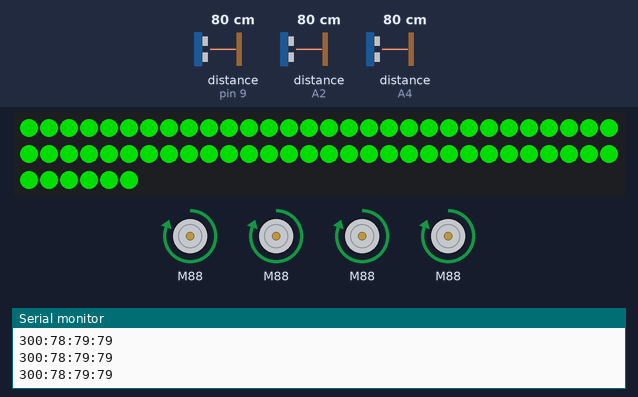
Simulated run of this sketch. Board: Arduino Uno, built with avr-gcc and run on an emulated ATmega328P. On the bench: 66 RGB LEDs in strip order, left to right, continuing on the next row, 4 × DC motor (green arrow = forward, orange = backward, longer = faster), the last lines printed to the serial monitor. Wiring (inferred from the names in the program): 3 × ultrasonic range finder: trigger pin 12, echo pin 9 / trigger A3, echo A2 / trigger A5, echo A4. Inputs (shaded band) come from the test bench; at power-on: distance to the obstacle (sensors on pin 9, A2, A4) 80 cm. The echo pulse lasts 58.3 µs per cm; dim RGB values are drawn brighter than linear.

Above: at 1.3 s.
1.4 s: distance to the obstacle (sensor on pin 9) set to 33 cm
2.9 s: distance to the obstacle (sensor on pin 9) set to 27 cm
At 4.0 s:
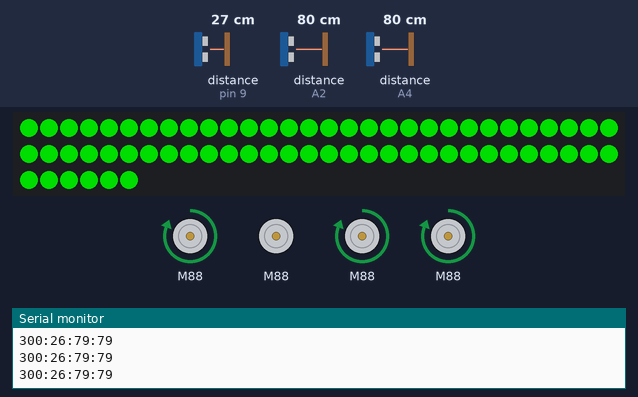
4.4 s: distance to the obstacle (sensor on A2) set to 33 cm
5.9 s: distance to the obstacle (sensor on A2) set to 27 cm
At 7.1 s:
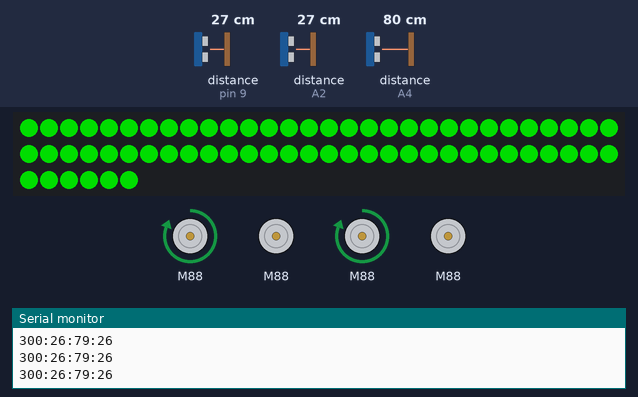
7.4 s: distance to the obstacle (sensor on A4) set to 34 cm
10.4 s: distance to the obstacle (sensor on A4) set to 28 cm
At 11.9 s:
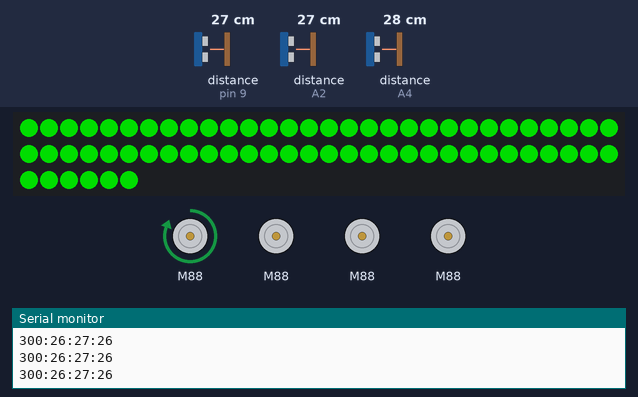
Timing chart, 0 to 12.9 s (numbered marks = the images above; inputs shaded):
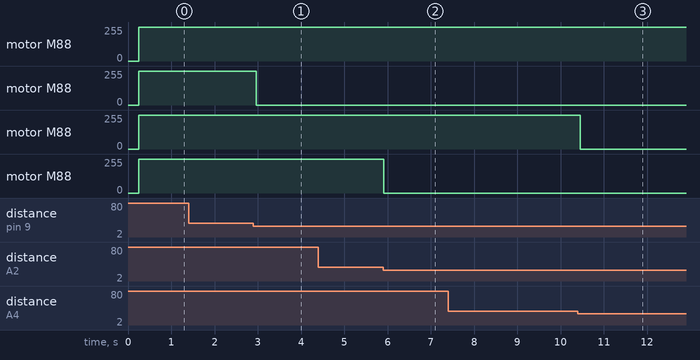

The sketch:

Main_Driver_Code_-_Multiple_Sensor_Combo.ino
```cpp
//Used Pins = 2,3,5,6,7,8,9,10,11,12,13,A2,A3,A4,A5


#include <Adafruit_NeoPixel.h>
#ifdef __AVR__
    #include <avr/power.h> // Required for 16 MHz Adafruit Trinket
#endif

// Which pin on the Arduino is connected to the NeoPixels?
#define PIN        10 // On Trinket or Gemma, suggest changing this to 1

// How many NeoPixels are attached to the Arduino?
#define NUMPIXELS 66 // Popular NeoPixel ring size


Adafruit_NeoPixel pixels(NUMPIXELS, PIN, NEO_GRB + NEO_KHZ800);

#define DELAYVAL 15 // Time (in milliseconds) to pause between pixels

#include <SparkFun_TB6612.h>

#define AIN1 88
#define AIN2 77

#define STBY 13

#define PWMA_1 6
#define PWMB_2 3
#define PWMA_3 11
#define PWMB_4 5

// defines pins numbers
const int trigPin_1 = 2;
const int echoPin_1 = 7;

const int trigPin_2 = 12;
const int echoPin_2 = 9;

const int trigPin_3 = A5;
const int echoPin_3 = A4;

const int trigPin_4 = A3;
const int echoPin_4 = A2;

const int offsetA = 1;
const int offsetB = 1;
const int offsetC = 1;
const int offsetD = 1;

// defines variables
long duration_1;
long duration_2;
long duration_3;
long duration_4;

int distance_1=300;
int distance_2;
int distance_3;
int distance_4;

int firstTime_1 = 1;
int firstTime_2 = 1;
int firstTime_3 = 1;
int firstTime_4 = 1;

Motor motor1 = Motor(AIN1, AIN2, PWMA_1, offsetA, STBY);
Motor motor2 = Motor(AIN1, AIN2, PWMB_2, offsetB, STBY);
Motor motor3 = Motor(AIN1, AIN2, PWMA_3, offsetC, STBY);
Motor motor4 = Motor(AIN1, AIN2, PWMB_4, offsetD, STBY);


void setup()
{
  #if defined(__AVR_ATtiny85__) && (F_CPU == 16000000)
      clock_prescale_set(clock_div_1);
  #endif

   pixels.begin(); // INITIALIZE NeoPixel strip object (REQUIRED)
  for(int i=0; i<NUMPIXELS; i++) { // For each pixel...

    // pixels.Color() takes RGB values, from 0,0,0 up to 255,255,255
    // Here we're using a moderately bright green color:
    pixels.setPixelColor(i, pixels.Color(0, 150, 0));

    pixels.show();   // Send the updated pixel colors to the hardware.
  }

  // END of Trinket-specific code.


  //pixels.begin(); // INITIALIZE NeoPixel strip object (REQUIRED)

  pinMode(trigPin_1, OUTPUT); // Sets the trigPin_1 as an Output
  pinMode(echoPin_1, INPUT);  // Sets the echoPin_1 as an Input

  pinMode(trigPin_2, OUTPUT); // Sets the trigPin_2 as an Output
  pinMode(echoPin_2, INPUT);  // Sets the echoPin_2 as an Input

  pinMode(trigPin_3, OUTPUT); // Sets the trigPin_4 as an Output
  pinMode(echoPin_3, INPUT);  // Sets the echoPin_4 as an Input

  pinMode(trigPin_4, OUTPUT); // Sets the trigPin_4 as an Output
  pinMode(echoPin_4, INPUT);  // Sets the echoPin_4 as an Input

  Serial.begin(9600);       // Starts the serial communication
}

void loop()
{
  delay(50);

  //pixels.clear(); // Set all pixel colors to 'off'

  // The first NeoPixel in a strand is #0, second is 1, all the way up
  // to the count of pixels minus one.
  /*
  for(int i=0; i<NUMPIXELS; i++) { //

    // pixels.Color() takes RGB values, from 0,0,0 up to 255,255,255
    // Here we're using a moderately bright green color:
    pixels.setPixelColor(i, pixels.Color(255, 255, 255));

    pixels.show();   // Send the updated pixel colors to the hardware.

    //delay(DELAYVAL); // Pause before next pass through loop
  }

  //pixels.setPixelColor(66, pixels.Color(255, 255, 255));
  //pixels.show();
  */
  /*
  //******Sensor 1******
  // Clears the trigPin_1
  digitalWrite(trigPin_1, LOW);
  delayMicroseconds(2);

  // Sets the trigPin_1 on HIGH state for 10 micro seconds
  digitalWrite(trigPin_1, HIGH);
  delayMicroseconds(10);

  digitalWrite(trigPin_1, LOW);

  // Reads the echoPin_1, returns the sound wave travel time in microseconds
  duration_1 = pulseIn(echoPin_1, HIGH);

  // Calculating the distance_1
  distance_1 = duration_1 * 0.034 / 2;
*/
  //******Sensor 2******

  // Clears the trigPin_2
  digitalWrite(trigPin_2, LOW);
  delayMicroseconds(2);

  // Sets the trigPin_2 on HIGH state for 10 micro seconds
  digitalWrite(trigPin_2, HIGH);
  delayMicroseconds(10);

  digitalWrite(trigPin_2, LOW);

  // Reads the echoPin_2, returns the sound wave travel time in microseconds
  duration_2 = pulseIn(echoPin_2, HIGH);

  // Calculating the distance_2
  distance_2 = duration_2 * 0.034 / 2;

  //******Sensor 3******

  // Clears the trigPin_3
  digitalWrite(trigPin_3, LOW);
  delayMicroseconds(2);

  // Sets the trigPin_3 on HIGH state for 10 micro seconds
  digitalWrite(trigPin_3, HIGH);
  delayMicroseconds(10);

  digitalWrite(trigPin_3, LOW);

  // Reads the echoPin_3, returns the sound wave travel time in microseconds
  duration_3 = pulseIn(echoPin_3, HIGH);

  // Calculating the distance_3
  distance_3 = duration_3 * 0.034 / 2;


  //******Sensor 4******

  // Clears the trigPin_4
  digitalWrite(trigPin_4, LOW);
  delayMicroseconds(2);

  // Sets the trigPin_4 on HIGH state for 10 micro seconds
  digitalWrite(trigPin_4, HIGH);
  delayMicroseconds(10);

  digitalWrite(trigPin_4, LOW);

  // Reads the echoPin_4, returns the sound wave travel time in microseconds
  duration_4 = pulseIn(echoPin_4, HIGH);

  // Calculating the distance_4
  distance_4 = duration_4 * 0.034 / 2;


  String output = String(distance_1) + ":" + String(distance_2) + ":" + String(distance_3) + ":" + String(distance_4);
  Serial.println(output);


//  Serial.print(distance_1);
//  Serial.print("(1)");
//  Serial.print(distance_1);
//  Serial.print("(2)");
//  Serial.print(distance_1);
//  Serial.print("(3)");
//  Serial.println(distance_1);


  if (distance_1 < 30)
  {
    /*
    if (firstTime_1)
    {
      motor1.brake();
      delay(1050);
      firstTime_1 = 0;
    }
    motor1.drive(255);
    delay(405);
    motor1.brake();
    delay(415);
    */
    motor1.brake();

  }
  else
  {
    /*
    motor1.drive(238);
    firstTime_1 = 1;
    */
    motor1.drive(255);
  }

  if (distance_2 < 30)
  {
    /*
    if (firstTime_2)
    {
      motor2.brake();
      delay(1050);
      firstTime_2 = 0;
    }
    motor2.drive(255);
    delay(405);
    motor2.brake();
    delay(415);
    */
    motor2.brake();
  }
  else
  {
    /*
    motor2.drive(238);
    firstTime_2 = 1;
    */
    motor2.drive(255);
  }


  if (distance_3 < 30)
  {
    motor3.brake();
  }

  else
  {
    motor3.drive(255);
  }

  if (distance_4 < 30)

  {
    motor4.brake();
  }
  else
  {
    motor4.drive(255);
  }
}

/*
    if(firstTime)
      {
          motor4.brake();
          delay(650);
          firstTime=0;
        }
      Serial.println(air_controller_4);
      /*
      motor4.brake();
      delay(600+(air_controller_4*70));

      motor4.drive(234);
      delay(500);
      motor4.brake();
      delay(90 + (air_controller_4*25));

      if(air_controller_4<5 && air_controller_4>=0)
      {
        air_controller_4 = air_controller_4+1;
        motor4.drive(235 - (air_controller_4*20));
      }
      else if(air_controller_4==5) {
         air_controller_4 = -1;
        }

       if(air_controller_4>-5 && air_controller_4<0)
      {

        motor4.drive(270 + ((air_controller_4)*20));
        delay(50);
        air_controller_4 = air_controller_4-1;
      }
      else if (air_controller_4==-5){
         air_controller_4 = 0;
         motor4.brake();
         delay(200);
        }
      /*
      else{
        air_controller_4 = 0;
        upcoming_time = upcoming_time+1;
        if(upcoming_time==4){
            air_controller_4=1;
            upcoming_time=0;
            motor4.brake();
            delay(450);
          }
        }

  }
  else
  {
    motor4.drive(230);
    firstTime=1;
    air_controller_4=1;
  }
*/
/*
  Serial.print(air_controller_4);
  Serial.print(":");
  Serial.print(upcoming_time);
  Serial.print(":");
  Serial.println(230 - (air_controller_4*20));
*/
/*
  if(distance_1<30){

  if(firstTime)
  {
      motor1.brake();
      delay(400);
      firstTime=0;
    }
  motor1.brake();
  delay(600);
  motor1.drive(255);
  delay(530);
  }
  else
  {
  motor1.drive(255);
  firstTime=1;
  }
  }
*/
```

Measured:
- the behaviour switches between 31 and 30 cm on distance to the obstacle (sensor on pin 9) (found by bisection; images 0 and 1)
- the behaviour switches between 31 and 30 cm on distance to the obstacle (sensor on A2) (found by bisection; images 1 and 2)
- the behaviour switches between 31 and 30 cm on distance to the obstacle (sensor on A4) (found by bisection; images 2 and 3)
- after the input at 2.9 s, motor M88: forward 255/255 → stopped after 0.06 s
- after the input at 5.9 s, motor M88: forward 255/255 → stopped at once
- after the input at 10.4 s, motor M88: forward 255/255 → stopped after 0.05 s
